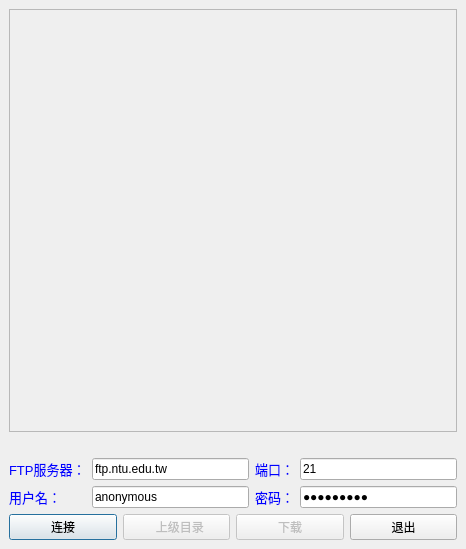
<?xml version="1.0" encoding="UTF-8"?>
<ui version="4.0">
 <class>FtpClientWindowClass</class>
 <widget class="QDialog" name="FtpClientWindowClass">
  <property name="geometry">
   <rect>
    <x>0</x>
    <y>0</y>
    <width>466</width>
    <height>549</height>
   </rect>
  </property>
  <property name="windowTitle">
   <string>ftpClient</string>
  </property>
  <property name="modal">
   <bool>true</bool>
  </property>
  <layout class="QHBoxLayout">
   <property name="spacing">
    <number>6</number>
   </property>
   <property name="leftMargin">
    <number>9</number>
   </property>
   <property name="topMargin">
    <number>9</number>
   </property>
   <property name="rightMargin">
    <number>9</number>
   </property>
   <property name="bottomMargin">
    <number>9</number>
   </property>
   <item>
    <layout class="QVBoxLayout">
     <property name="spacing">
      <number>6</number>
     </property>
     <property name="leftMargin">
      <number>0</number>
     </property>
     <property name="topMargin">
      <number>0</number>
     </property>
     <property name="rightMargin">
      <number>0</number>
     </property>
     <property name="bottomMargin">
      <number>0</number>
     </property>
     <item>
      <widget class="QListWidget" name="listWidget">
       <property name="enabled">
        <bool>false</bool>
       </property>
      </widget>
     </item>
     <item>
      <layout class="QGridLayout">
       <property name="leftMargin">
        <number>0</number>
       </property>
       <property name="topMargin">
        <number>0</number>
       </property>
       <property name="rightMargin">
        <number>0</number>
       </property>
       <property name="bottomMargin">
        <number>0</number>
       </property>
       <property name="spacing">
        <number>6</number>
       </property>
       <item row="2" column="2">
        <widget class="QLabel" name="passWordLab">
         <property name="text">
          <string>&lt;html&gt;&lt;head&gt;&lt;meta name=&quot;qrichtext&quot; content=&quot;1&quot; /&gt;&lt;/head&gt;&lt;body style=&quot; white-space: pre-wrap; font-family:宋体; font-size:9pt; font-weight:400; font-style:normal; text-decoration:none;&quot;&gt;&lt;p style=&quot; margin-top:0px; margin-bottom:0px; margin-left:0px; margin-right:0px; -qt-block-indent:0; text-indent:0px;&quot;&gt;&lt;span style=&quot; font-size:10pt; color:#0000ff;&quot;&gt;密码：&lt;/span&gt;&lt;/p&gt;&lt;/body&gt;&lt;/html&gt;</string>
         </property>
         <property name="buddy">
          <cstring>passWordlineEdit</cstring>
         </property>
        </widget>
       </item>
       <item row="1" column="2">
        <widget class="QLabel" name="ftpServerPortLab">
         <property name="text">
          <string>&lt;html&gt;&lt;head&gt;&lt;meta name=&quot;qrichtext&quot; content=&quot;1&quot; /&gt;&lt;/head&gt;&lt;body style=&quot; white-space: pre-wrap; font-family:宋体; font-size:9pt; font-weight:400; font-style:normal; text-decoration:none;&quot;&gt;&lt;p style=&quot; margin-top:0px; margin-bottom:0px; margin-left:0px; margin-right:0px; -qt-block-indent:0; text-indent:0px;&quot;&gt;&lt;span style=&quot; font-size:10pt; color:#0000ff;&quot;&gt;端口：&lt;/span&gt;&lt;/p&gt;&lt;/body&gt;&lt;/html&gt;</string>
         </property>
         <property name="buddy">
          <cstring>ftpServerPortLineEdit</cstring>
         </property>
        </widget>
       </item>
       <item row="1" column="0">
        <widget class="QLabel" name="ftpServerLab">
         <property name="text">
          <string>&lt;html&gt;&lt;head&gt;&lt;meta name=&quot;qrichtext&quot; content=&quot;1&quot; /&gt;&lt;/head&gt;&lt;body style=&quot; white-space: pre-wrap; font-family:宋体; font-size:9pt; font-weight:400; font-style:normal; text-decoration:none;&quot;&gt;&lt;p style=&quot; margin-top:0px; margin-bottom:0px; margin-left:0px; margin-right:0px; -qt-block-indent:0; text-indent:0px;&quot;&gt;&lt;span style=&quot; font-size:10pt; color:#0000ff;&quot;&gt;FTP服务器：&lt;/span&gt;&lt;/p&gt;&lt;/body&gt;&lt;/html&gt;</string>
         </property>
         <property name="buddy">
          <cstring>ftpServerLineEdit</cstring>
         </property>
        </widget>
       </item>
       <item row="2" column="0">
        <widget class="QLabel" name="userNameLab">
         <property name="text">
          <string>&lt;html&gt;&lt;head&gt;&lt;meta name=&quot;qrichtext&quot; content=&quot;1&quot; /&gt;&lt;/head&gt;&lt;body style=&quot; white-space: pre-wrap; font-family:宋体; font-size:9pt; font-weight:400; font-style:normal; text-decoration:none;&quot;&gt;&lt;p style=&quot; margin-top:0px; margin-bottom:0px; margin-left:0px; margin-right:0px; -qt-block-indent:0; text-indent:0px;&quot;&gt;&lt;span style=&quot; font-size:10pt; color:#0000ff;&quot;&gt;用户名：&lt;/span&gt;&lt;/p&gt;&lt;/body&gt;&lt;/html&gt;</string>
         </property>
         <property name="buddy">
          <cstring>userNamelineEdit</cstring>
         </property>
        </widget>
       </item>
       <item row="0" column="0" colspan="4">
        <widget class="QLabel" name="statusLab">
         <property name="text">
          <string/>
         </property>
        </widget>
       </item>
       <item row="2" column="1">
        <widget class="QLineEdit" name="userNamelineEdit">
         <property name="text">
          <string>anonymous</string>
         </property>
        </widget>
       </item>
       <item row="1" column="1">
        <widget class="QLineEdit" name="ftpServerLineEdit">
         <property name="text">
          <string>ftp.ntu.edu.tw</string>
         </property>
        </widget>
       </item>
       <item row="1" column="3">
        <widget class="QLineEdit" name="ftpServerPortLineEdit">
         <property name="text">
          <string>21</string>
         </property>
        </widget>
       </item>
       <item row="2" column="3">
        <widget class="QLineEdit" name="passWordlineEdit">
         <property name="text">
          <string>anonymous</string>
         </property>
         <property name="echoMode">
          <enum>QLineEdit::Password</enum>
         </property>
        </widget>
       </item>
      </layout>
     </item>
     <item>
      <layout class="QHBoxLayout">
       <property name="spacing">
        <number>6</number>
       </property>
       <property name="leftMargin">
        <number>0</number>
       </property>
       <property name="topMargin">
        <number>0</number>
       </property>
       <property name="rightMargin">
        <number>0</number>
       </property>
       <property name="bottomMargin">
        <number>0</number>
       </property>
       <item>
        <widget class="QPushButton" name="connectPB">
         <property name="text">
          <string>连接</string>
         </property>
        </widget>
       </item>
       <item>
        <widget class="QPushButton" name="cdUpDirPB">
         <property name="enabled">
          <bool>false</bool>
         </property>
         <property name="text">
          <string>  上级目录</string>
         </property>
         <property name="icon">
          <iconset resource="ftp.qrc">
           <normaloff>:/images/cdtoparent.png</normaloff>:/images/cdtoparent.png</iconset>
         </property>
        </widget>
       </item>
       <item>
        <widget class="QPushButton" name="downLoadPB">
         <property name="enabled">
          <bool>false</bool>
         </property>
         <property name="text">
          <string>下载</string>
         </property>
        </widget>
       </item>
       <item>
        <widget class="QPushButton" name="quitPB">
         <property name="text">
          <string>退出</string>
         </property>
        </widget>
       </item>
      </layout>
     </item>
    </layout>
   </item>
  </layout>
 </widget>
 <layoutdefault spacing="6" margin="11"/>
 <tabstops>
  <tabstop>ftpServerLineEdit</tabstop>
  <tabstop>ftpServerPortLineEdit</tabstop>
  <tabstop>userNamelineEdit</tabstop>
  <tabstop>passWordlineEdit</tabstop>
  <tabstop>connectPB</tabstop>
  <tabstop>cdUpDirPB</tabstop>
  <tabstop>downLoadPB</tabstop>
  <tabstop>quitPB</tabstop>
  <tabstop>listWidget</tabstop>
 </tabstops>
 <resources>
  <include location="ftp.qrc"/>
 </resources>
 <connections/>
</ui>
